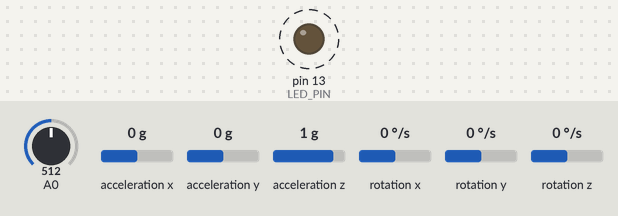
A sketch run on a simulated Arduino Uno, built with avr-gcc and run on an emulated ATmega328P. Parts: output pins drawn as LEDs (lit = HIGH). Dashed ring = blinking. Inputs (shaded band) come from the test bench; at power-on: A0 = 512, acceleration x 0 g, acceleration y 0 g, acceleration z 1 g, rotation x 0 °/s, rotation y 0 °/s, rotation z 0 °/s. What the sketch prints to the serial monitor is not drawn.

Above: at 0.1 s.
Timing chart, 0 to 3.1 s (numbered marks = the images above):
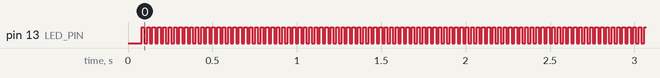

The sketch:

FirmwareModelImplementation.ino
```cpp
// (licence header left out)
// Software serial port for the Bluetooth communications
#include <SoftwareSerial.h>
SoftwareSerial BTSerial(10, 11); // RX | TX

// I2Cdev and MPU6050 must be installed as libraries, or else the .cpp/.h files
// for both classes must be in the include path of your project
#include "I2Cdev.h"
#include "MPU6050.h"


MPU6050 mpu;

// Arduino Wire library is required if I2Cdev I2CDEV_ARDUINO_WIRE implementation
// is used in I2Cdev.h
#if I2CDEV_IMPLEMENTATION == I2CDEV_ARDUINO_WIRE
    #include "Wire.h"
#endif

// class default I2C address is 0x68
// specific I2C addresses may be passed as a parameter here
// AD0 low = 0x68 (default for InvenSense evaluation board)
// AD0 high = 0x69
MPU6050 accelgyro;

// uncomment "OUTPUT_READABLE_ACCELGYRO" if you want to see a tab-separated
// list of the accel X/Y/Z and then gyro X/Y/Z values in decimal. Easy to read,
// not so easy to parse, and slow(er) over UART.
//#define OUTPUT_READABLE_ACCELGYRO

// uncomment "OUTPUT_BINARY_ACCELGYRO" to send all 6 axes of data as 16-bit
// binary, one right after the other. This is very fast (as fast as possible
// without compression or data loss), and easy to parse, but impossible to read
// for a human.
#define OUTPUT_BINARY_ACCELGYRO


#define LED_PIN 13
#define BUFFSIZE 32
#define RM_WINDOW_SIZE 15
#define RM_PK_WINDOW_SIZE 11

// Globals
byte btTemp = 0;
int16_t iX_Accel;
int16_t iY_Accel;
int16_t iZ_Accel;
int16_t iX_Gyro;
int16_t iY_Gyro;
int16_t iZ_Gyro;
int16_t iADC;
unsigned int iuTemp;
int16_t YAccel[BUFFSIZE];
int16_t ZAccel[BUFFSIZE];
float YAccel_rm[BUFFSIZE];
float ZAccel_rm[BUFFSIZE];
float YAccel_rm_pk[BUFFSIZE];
float ZAccel_rm_pk[BUFFSIZE];
int idxData;
int idxLast;
int idxDrop;
int idxDropMn;
int idxDropPk;
float fRMScale = 1.0 / (float)RM_WINDOW_SIZE;
float fMNScale = 1.0 / (float)BUFFSIZE;
float fPKScale = 1.0 / (float)RM_PK_WINDOW_SIZE;
float mnY =0.0;

// Setup, runs once
void setup()
{
    // join I2C bus (I2Cdev library doesn't do this automatically)
    #if I2CDEV_IMPLEMENTATION == I2CDEV_ARDUINO_WIRE
        Wire.begin();
    #elif I2CDEV_IMPLEMENTATION == I2CDEV_BUILTIN_FASTWIRE
        Fastwire::setup(400, true);
    #endif

    // initialize serial communication over the USB port
    Serial.begin(112500);
    delay(50);

    // initialize device
    Serial.println("Initializing I2C devices...");
    accelgyro.initialize();

    // verify connection
    Serial.println("Testing device connections...");
    Serial.println(accelgyro.testConnection() ? "MPU6050 connection successful" : "MPU6050 connection failed");

    // Reference: http://playground.arduino.cc/Main/MPU-6050
    // Configure the gyro and accel for a full scale range of 2 g's and
    // a bandwidth of 98 hertz, less than half of our sampling frequency.
    accelgyro.setDLPFMode(MPU6050_DLPF_BW_98);
    accelgyro.setFullScaleAccelRange(MPU6050_ACCEL_FS_2);

    Serial.flush();

    // configure Arduino LED for watch dog
    pinMode(LED_PIN, OUTPUT);

    // configure the ADC input pin
    pinMode(A0, INPUT);

    // Set timer0 interrupt.
    TCCR0A = 0;   // Set entire TCCR0A register to 0
    TCCR0B = 0;   // Same for TCCR0B

    // See "ISR Frequency Ranges.xlsx" for details
    OCR0A = 249;

    // Turn on the CTC mode
    TCCR0A |= (1 << WGM01);
    // Set CS02, CS01 and CS00 bits for 256 prescaler
    //TCCR0B |= (1 << CS02 );
    TCCR0B = _BV(CS00) | _BV(CS02);
    // Enable the timer compare interrupt
    TIMSK0 |= ( 1 << OCIE0A );

    // Initialize the index and data buffer
    idxData = 0;
    idxLast = (BUFFSIZE-1);
    idxDrop = BUFFSIZE-RM_WINDOW_SIZE;
    idxDropMn = 1;
    idxDropPk = BUFFSIZE-RM_PK_WINDOW_SIZE;
    for (int idx = 0; idx < BUFFSIZE ; ++idx){
      YAccel[idx] = 0;
      ZAccel[idx] = 0;
      YAccel_rm[idx] = 0;
      ZAccel_rm[idx] = 0;
      YAccel_rm_pk[idx] = 0;
      ZAccel_rm_pk[idx] = 0;
    }

    // enable interrupts
    sei();


}

// Usually do the function, but all of the event
// is handled in the ISR function because
// function are time sensitive.
void loop(void) {
}

// Fire the loop
ISR(TIMER0_COMPA_vect){

  // The IC2 requires interrupts to be enabled so I've done that here. There is risk,
  // if the sampling frequency is high one interrupt can be called before another is
  // complete and you get a race condition. I need precise timing for the signal
  // processing in the remote device so I took the risk.
  sei();

  // Get the value from the MPU-6050 accelerometer and gyro
  iADC = analogRead(A0);
  mpu.getMotion6(&iX_Accel, &iY_Accel, &iZ_Accel, &iX_Gyro, &iY_Gyro, &iZ_Gyro);

  // Scale the data to match what was done in "Firmware.ino" to allow the address
  // to be included
  YAccel[idxData] = (iY_Accel>>3)+4096;
  ZAccel[idxData] = (iZ_Accel>>3)+4096;;

  YAccel_rm[idxData] = YAccel_rm[idxLast]-(fRMScale*(float)YAccel[idxDrop])+
      (fRMScale*(float)YAccel[idxData]);
  ZAccel_rm[idxData] = ZAccel_rm[idxLast]-(fRMScale*(float)ZAccel[idxDrop])+
      (fRMScale*(float)ZAccel[idxData]);

  // In the python code we can take the mean over the whole 1 minute of
  // data. Here, we just take the mean over the buffer length, it should
  // be a close enough approximation.
  mnY = mnY - (fMNScale*YAccel_rm[idxDropMn]) + (fMNScale*YAccel_rm[idxData]);
  Serial.print(idxData);
  Serial.print('|');
  Serial.print(YAccel_rm[idxData]);
  Serial.print('|');
  Serial.println(mnY);

  // Watchdog pin
  digitalWrite(LED_PIN, !digitalRead(LED_PIN));

  // Increment the counters
  idxData = ++idxData % BUFFSIZE;
  idxLast = ++idxLast % BUFFSIZE;
  idxDrop = ++idxDrop % BUFFSIZE;
  idxDropMn = ++idxDropMn % BUFFSIZE;
  idxDropPk = ++idxDropPk % BUFFSIZE;

}
```

Measured:
- by itself, pin 13 (LED_PIN): alternates HIGH for 0.02 s and LOW for 0.02 s
